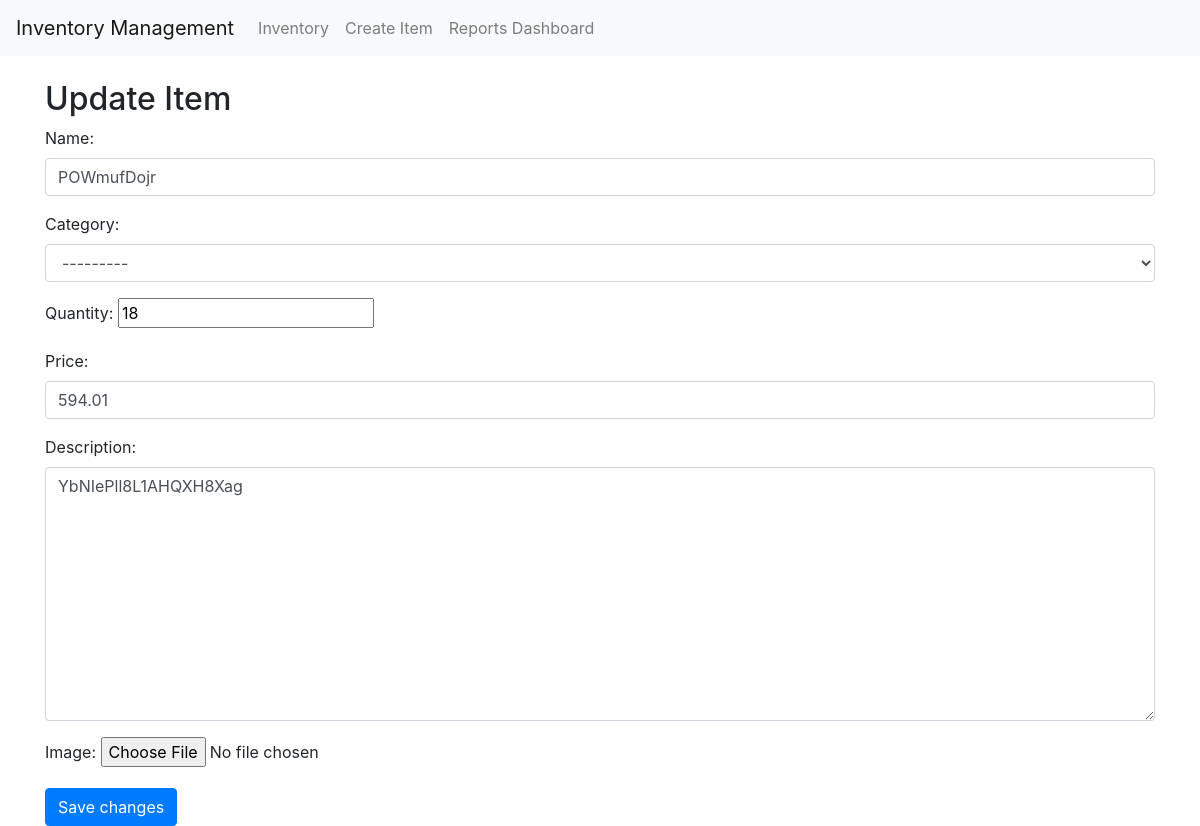
The page /items/4/update/ on the database as committed earlier.
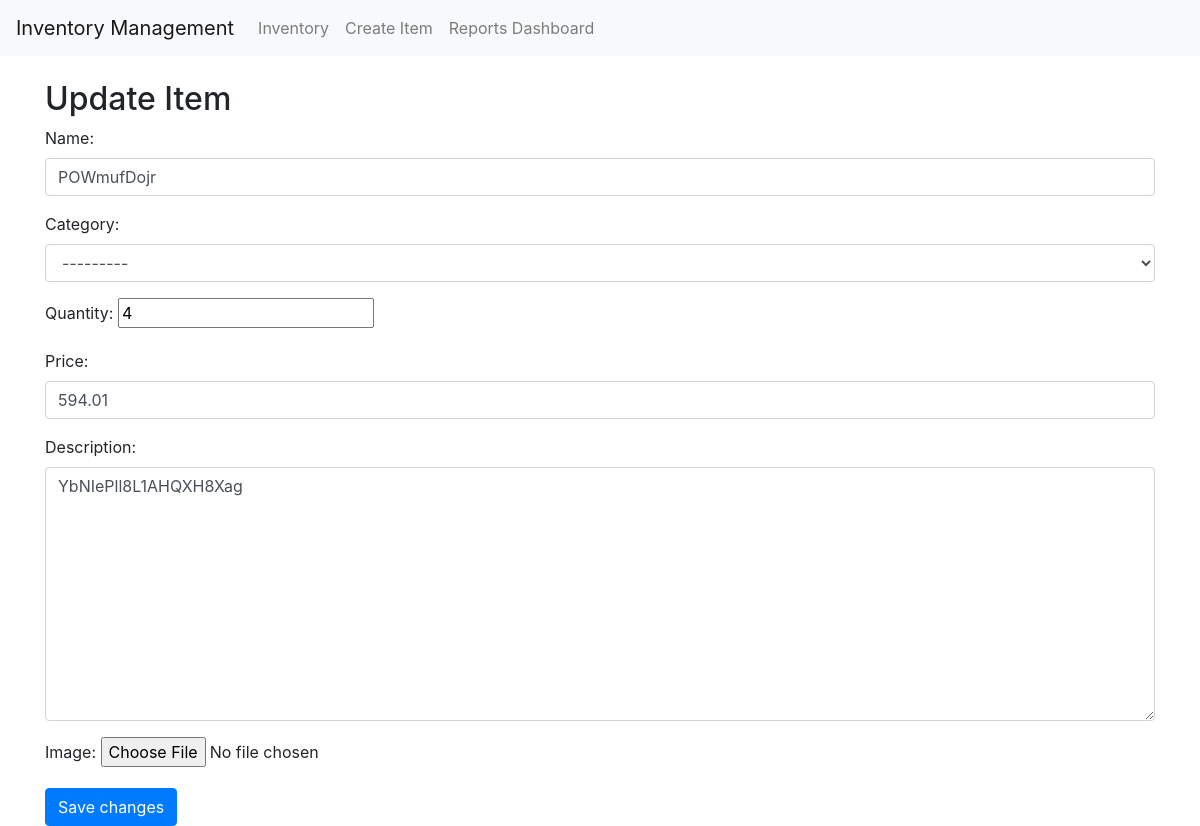
The same page on the database as committed later.
### inventory/models.py (models this page shows, shortened)
class Item(models.Model):
    CATEGORY_CHOICES = [
        ('electronics', 'Electronics'),
        ('clothing', 'Clothing'),
        ('books', 'Books'),
    ]
    name = models.CharField(max_length=255)
    category = models.CharField(max_length=100, choices=CATEGORY_CHOICES, blank=True, null=True)
    quantity = models.IntegerField(validators=[MinValueValidator(0)])
    price = models.DecimalField(max_digits=10, decimal_places=2)
    description = models.TextField(blank=True, null=True)
    image = models.ImageField(upload_to='item_images/', blank=True, null=True)

### inventory/views.py (the view, shortened to what this page needs)
# urls.py: path('items/<int:pk>/update/', ItemUpdateView.as_view(), name='item_update'),
class ItemUpdateView(UpdateView):
    model = Item
    template_name = 'inventory/item_update.html'
    form_class = ItemForm

### inventory/forms.py
class ItemForm(forms.ModelForm):
    class Meta:
        model = Item
        fields = '__all__'  # Or specify a list of fields if you want to include/exclude specific fields
        widgets = {
            'name': forms.TextInput(attrs={'class': 'form-control'}),
            'description': forms.Textarea(attrs={'class': 'form-control'}),
            'price': forms.NumberInput(attrs={'class': 'form-control'}),
            'category': forms.Select(attrs={'class': 'form-control'}),
        }

### inventory/templates/inventory/item_update.html (shortened to what this page needs)
{% extends 'base.html' %}
{% block content %}
  <h2>Update Item</h2>
  <form method="post">
    {{ form.as_p }}
    <button type="submit" class="btn btn-primary">Save changes</button>
  </form>
{% endblock %}

Rows that differ between the two databases and show on the page:
changed Item "POWmufDojr": quantity "18" → "4"
